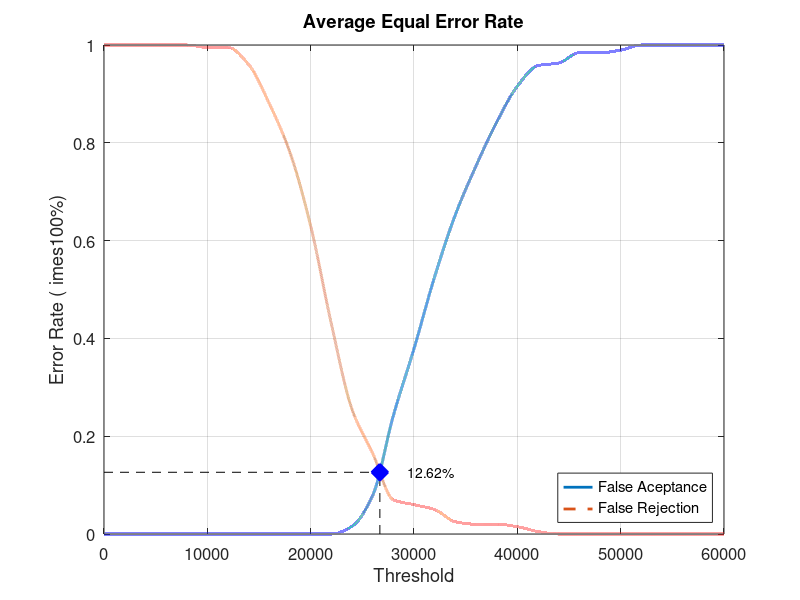
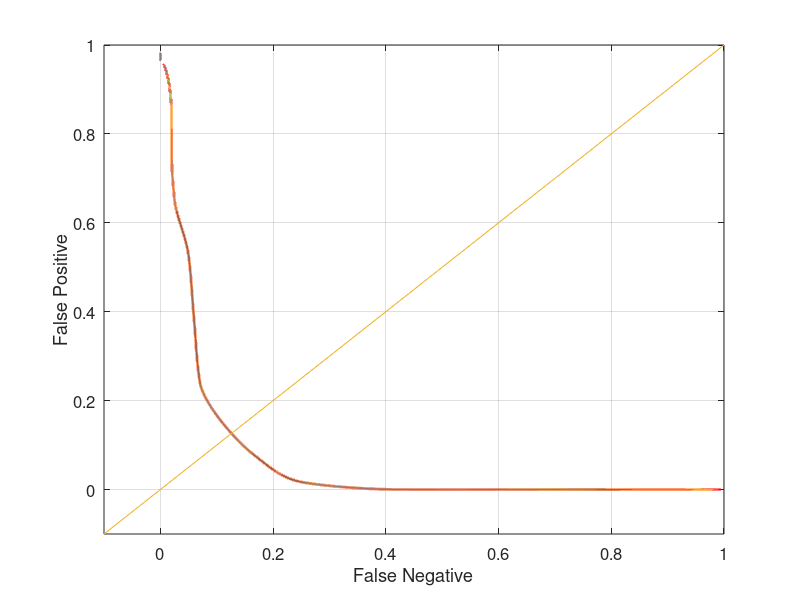

MATLAB code to generate these figures, in order:
close all;
clear;
clc;
x = 0:2000:60000;
xq = 0:0.5:60000;

y0 = [0 0 0 0 0 0 0 0 0 0 0 0 0.0157895 0.0789474 0.242105 0.378947 0.526316 0.652632 0.752632 0.842105 0.915789 0.957895 0.963158 0.984211 0.984211 0.989474 1 1 1 1 1]
yy0 = interp1(x, y0, xq, 'pchip');
y1 = [1 1 1 1 1 0.995 0.995 0.96 0.88 0.78 0.63 0.43 0.255 0.165 0.07 0.06 0.05 0.025 0.02 0.02 0.015 0.005 0 0 0 0 0 0 0 0 0]
yy1 = interp1(x, y1, xq, 'pchip');

% Calculating EER: 
y2 = abs(y0 - y1);
find(y2 == min(y2))
yy2 = abs(yy0 - yy1);
xEER = find(yy2 == min(yy2));
xEERIndex = xq(xEER) % X-axis EER
yEER = yy0(xEER) % Y-axis EER

main = figure
plot(xq, yy0,'-','LineWidth', 2);	hold on
plot(xq, yy1,'--','LineWidth', 2);	hold on
plot([xEERIndex xEERIndex], [0 yEER], 'k--');	hold on
plot([0 xEERIndex], [yEER yEER], 'k--');	hold on
plot(xEERIndex, yEER, 'bx', 'LineWidth', 10);	hold on
text(xEERIndex + 10 * xEERIndex / 100, yEER, [num2str(round((10000 * yEER)) / 100) '%'])
legend('False Aceptance', 'False Rejection', 'Location', 'SouthEast')
xlabel('Threshold')
ylabel('Error Rate (	imes100%)')
title('Average Equal Error Rate')
set(gca, 'FontSize', 12)
axis([0 60000 0 1])
grid on

print(main, 'Database1_2Main', '-dpng');
FNRxFPR = figure('Color', [1 1 1]);
plot(yy1, yy0, '-', yy1, yy0, 'LineWidth', 2);
hold on
y = -0.1:0.1:1
plot(y, y); 
set(gca, 'FontSize', 12)
xlabel('False Negative')
ylabel('False Positive')
axis([-0.1 1 -0.1 1])
set(gca, 'FontSize', 12)
grid on

print(FNRxFPR, 'Database1_2FNRxFPR','-dpng');
